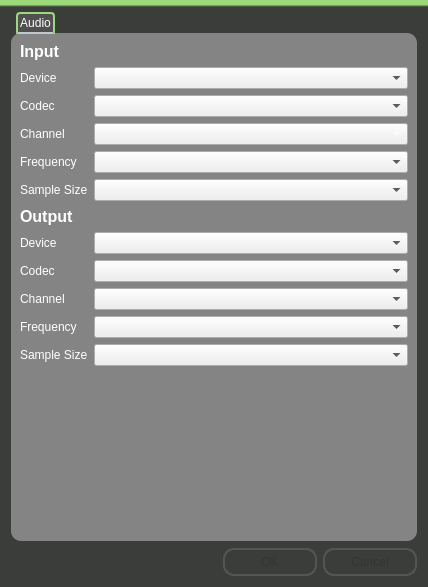
<?xml version="1.0" encoding="UTF-8"?>
<ui version="4.0">
 <class>ConfigurationDialog</class>
 <widget class="QDialog" name="ConfigurationDialog">
  <property name="geometry">
   <rect>
    <x>0</x>
    <y>0</y>
    <width>428</width>
    <height>587</height>
   </rect>
  </property>
  <property name="windowTitle">
   <string>Dialog</string>
  </property>
  <property name="styleSheet">
   <string notr="true">#ConfigurationDialog {
background: qlineargradient(spread:pad, x1:0, y1:0, x2:0, y2:1, stop:0.00934579 rgba(155, 217, 122, 255), stop:0.0116822 rgba(59, 61, 59, 255), stop:0.995455 rgba(59, 61, 59, 255));
}

#ConfigurationDialog QPushButton {
color: #333;
border: 2px solid #555;
border-radius: 11px;
padding: 5px;
background: qradialgradient(cx: 0.3, cy: -0.4,
fx: 0.3, fy: -0.4,
radius: 1.35, stop: 0 #fff, stop: 1 #888);
min-width: 80px;
}
#ConfigurationDialog QPushButton:hover {
background: qradialgradient(cx: 0.3, cy: -0.4,
fx: 0.3, fy: -0.4,
radius: 1.35, stop: 0 #fff, stop: 1 #bbb);
}
#ConfigurationDialog QPushButton:pressed {
background: qradialgradient(cx: 0.4, cy: -0.1,
fx: 0.4, fy: -0.1,
radius: 1.35, stop: 0 #fff, stop: 1 #ddd);
}</string>
  </property>
  <layout class="QVBoxLayout" name="verticalLayout">
   <item>
    <widget class="QTabWidget" name="tabWidget">
     <property name="styleSheet">
      <string notr="true">QTabWidget::pane {
	color: rgb(255,255,255);
	margin: 0px,1px,1px,1px;
	border-radius: 10px;
	background: rgb(132, 132, 132);
      }

  QTabWidget::tab-bar {          
	left: 5px; /* move to the right by 5px */
	bottom: -1px;      } 

/* Style the tab using the tab sub-control. Note that          it reads QTabBar _not_ QTabWidget */
QTabBar::tab { 
	background: rgb(132,132,132);
    border: 2px solid #C4C4C3; 
	border-bottom-color: #C2C7CB; /* same as the pane color */          
	border-top-left-radius: 4px;          
	border-top-right-radius: 4px;     
	min-width: 8ex;
	padding: 2px;
	color: #FFFFFF;   
}
       
QTabBar::tab:selected, QTabBar::tab:hover {	

}

QTabBar::tab:selected {
	background: rgb(80,80,80); 
	border-color: #9BD97a;          
	border-bottom-color: #C2C7CB; /* same as pane color */
}

QTabBar::tab:!selected {
    margin-top: 2px; /* make non-selected tabs look smaller */
}

QTabWidget QLabel {
	color: #FFFFFF;
}
</string>
     </property>
     <property name="currentIndex">
      <number>0</number>
     </property>
     <widget class="QWidget" name="tab">
      <attribute name="title">
       <string>Audio</string>
      </attribute>
      <layout class="QFormLayout" name="formLayout_2">
       <property name="fieldGrowthPolicy">
        <enum>QFormLayout::AllNonFixedFieldsGrow</enum>
       </property>
       <item row="1" column="0">
        <widget class="QLabel" name="devicesLabel">
         <property name="text">
          <string>Device</string>
         </property>
        </widget>
       </item>
       <item row="1" column="1">
        <widget class="QComboBox" name="iComboBox"/>
       </item>
       <item row="2" column="0">
        <widget class="QLabel" name="codecsLabel">
         <property name="text">
          <string>Codec</string>
         </property>
        </widget>
       </item>
       <item row="2" column="1">
        <widget class="QComboBox" name="iCodecsComboBox"/>
       </item>
       <item row="3" column="0">
        <widget class="QLabel" name="channelsLabel">
         <property name="text">
          <string>Channel</string>
         </property>
        </widget>
       </item>
       <item row="3" column="1">
        <widget class="QComboBox" name="iChannelsComboBox">
         <property name="styleSheet">
          <string notr="true">#iChannelsComboBox {
	color: #FFFFFF;
}</string>
         </property>
        </widget>
       </item>
       <item row="4" column="0">
        <widget class="QLabel" name="frequencyLabel">
         <property name="text">
          <string>Frequency</string>
         </property>
        </widget>
       </item>
       <item row="4" column="1">
        <widget class="QComboBox" name="iFrequenciesComboBox"/>
       </item>
       <item row="5" column="0">
        <widget class="QLabel" name="sampleSizeLabel">
         <property name="text">
          <string>Sample Size</string>
         </property>
        </widget>
       </item>
       <item row="5" column="1">
        <widget class="QComboBox" name="iSampleSizesComboBox"/>
       </item>
       <item row="7" column="0">
        <widget class="QLabel" name="deviceLabel">
         <property name="text">
          <string>Device</string>
         </property>
        </widget>
       </item>
       <item row="7" column="1">
        <widget class="QComboBox" name="oComboBox"/>
       </item>
       <item row="8" column="0">
        <widget class="QLabel" name="codecLabel">
         <property name="text">
          <string>Codec</string>
         </property>
        </widget>
       </item>
       <item row="8" column="1">
        <widget class="QComboBox" name="oCodecsComboBox"/>
       </item>
       <item row="9" column="0">
        <widget class="QLabel" name="channelLabel">
         <property name="text">
          <string>Channel</string>
         </property>
        </widget>
       </item>
       <item row="9" column="1">
        <widget class="QComboBox" name="oChannelsComboBox"/>
       </item>
       <item row="10" column="0">
        <widget class="QLabel" name="frequencyLabel_2">
         <property name="text">
          <string>Frequency</string>
         </property>
        </widget>
       </item>
       <item row="10" column="1">
        <widget class="QComboBox" name="oFrequenciesComboBox"/>
       </item>
       <item row="11" column="0">
        <widget class="QLabel" name="sampleSizeLabel_2">
         <property name="text">
          <string>Sample Size</string>
         </property>
        </widget>
       </item>
       <item row="11" column="1">
        <widget class="QComboBox" name="oSampleSizesComboBox"/>
       </item>
       <item row="0" column="0">
        <widget class="QLabel" name="label">
         <property name="font">
          <font>
           <pointsize>12</pointsize>
           <weight>75</weight>
           <bold>true</bold>
          </font>
         </property>
         <property name="text">
          <string>Input</string>
         </property>
        </widget>
       </item>
       <item row="6" column="0">
        <widget class="QLabel" name="label_2">
         <property name="font">
          <font>
           <pointsize>12</pointsize>
           <weight>75</weight>
           <bold>true</bold>
          </font>
         </property>
         <property name="text">
          <string>Output</string>
         </property>
        </widget>
       </item>
      </layout>
     </widget>
    </widget>
   </item>
   <item>
    <widget class="QDialogButtonBox" name="buttonBox">
     <property name="orientation">
      <enum>Qt::Horizontal</enum>
     </property>
     <property name="standardButtons">
      <set>QDialogButtonBox::Cancel|QDialogButtonBox::Ok</set>
     </property>
    </widget>
   </item>
  </layout>
 </widget>
 <resources/>
 <connections>
  <connection>
   <sender>buttonBox</sender>
   <signal>accepted()</signal>
   <receiver>ConfigurationDialog</receiver>
   <slot>accept()</slot>
   <hints>
    <hint type="sourcelabel">
     <x>248</x>
     <y>254</y>
    </hint>
    <hint type="destinationlabel">
     <x>157</x>
     <y>274</y>
    </hint>
   </hints>
  </connection>
  <connection>
   <sender>buttonBox</sender>
   <signal>rejected()</signal>
   <receiver>ConfigurationDialog</receiver>
   <slot>reject()</slot>
   <hints>
    <hint type="sourcelabel">
     <x>316</x>
     <y>260</y>
    </hint>
    <hint type="destinationlabel">
     <x>286</x>
     <y>274</y>
    </hint>
   </hints>
  </connection>
 </connections>
</ui>
